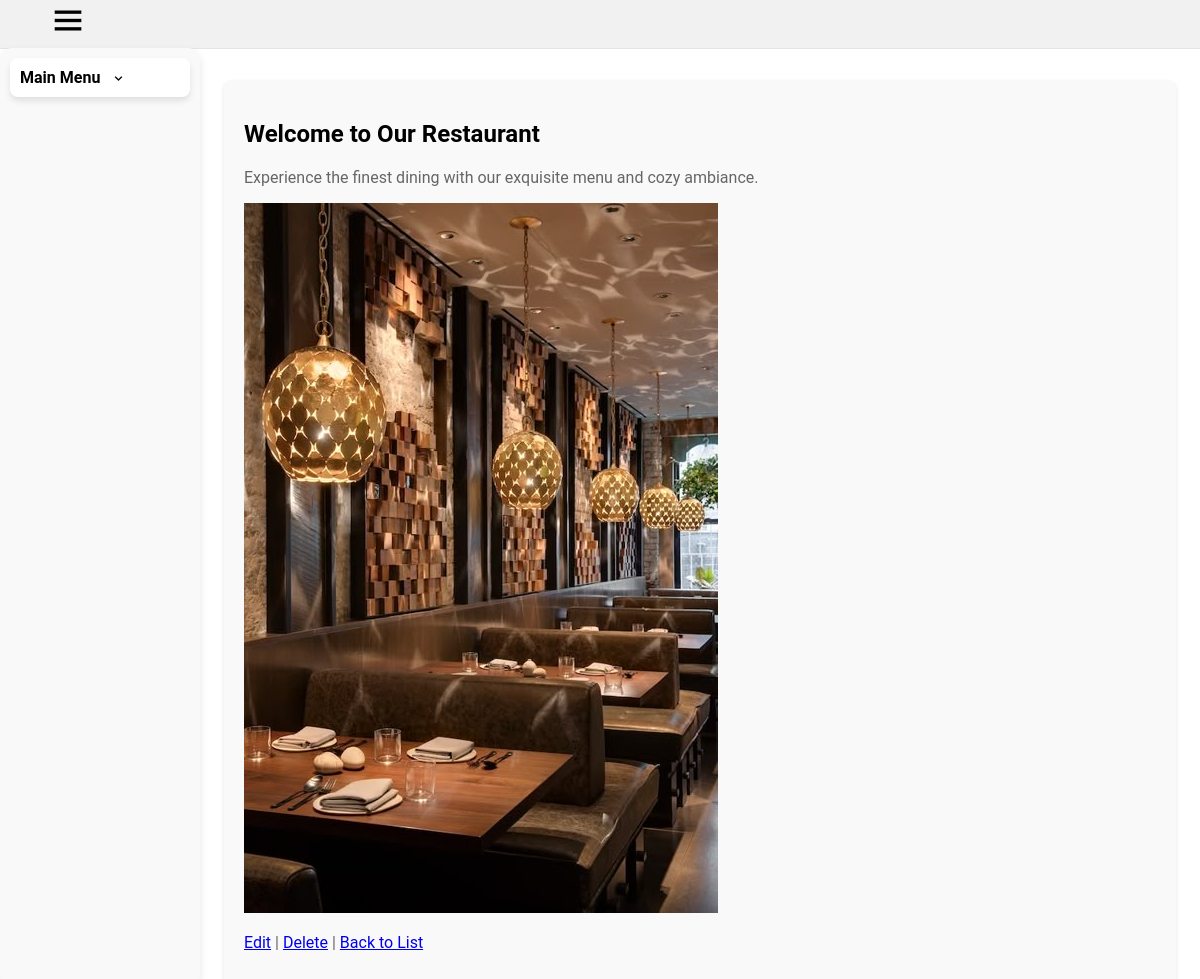
The page /hero/1/ on the database its author committed.
### base/models.py (models this page shows, shortened)
class HeroSection(models.Model):
    title = models.CharField(max_length=255, default="Welcome to Our Restaurant")
    paragraph = models.TextField(default="Experience the finest dining with our exquisite menu and cozy ambiance.")
    background_image = models.ImageField(upload_to='hero_images/', blank=True, null=True)

### base/views.py (the view)
# urls.py: path('hero/<int:pk>/', views.HeroSectionDetailView.as_view(), name='hero_section_detail'),
class HeroSectionDetailView(DetailView):
    model = HeroSection
    template_name = 'base/hero_section_detail.html'

### base/templates/base/hero_section_detail.html
{% extends "dashboard/base.html" %}
{% block content %}
  <h1>{{ object.title }}</h1>
  <p>{{ object.paragraph }}</p>
  {% if object.background_image %}
    <img src="{{ object.background_image.url }}" alt="{{ object.title }}">
  {% endif %}
  <p>
    <a href="{% url 'base:hero_section_update' object.pk %}">Edit</a> |
    <a href="{% url 'base:hero_section_delete' object.pk %}">Delete</a> |
    <a href="{% url 'base:hero_section_list' %}">Back to List</a>
  </p>
{% endblock %}

### dashboard/static/dashboard/css/styles.css (style rules this page uses)
body { overflow: scroll; overflow-x: hidden; font-family: Roboto, Arial; margin: 0; padding-top: 80px; padding-left: 96px; padding-right: 24px; background-color: white }
.container p { color: #666; }

### rows shown on the page
HeroSection: title "Welcome to Our Restaurant", paragraph "Experience the finest dining with our exquisite menu and cozy ambiance.", background_image (picture)
